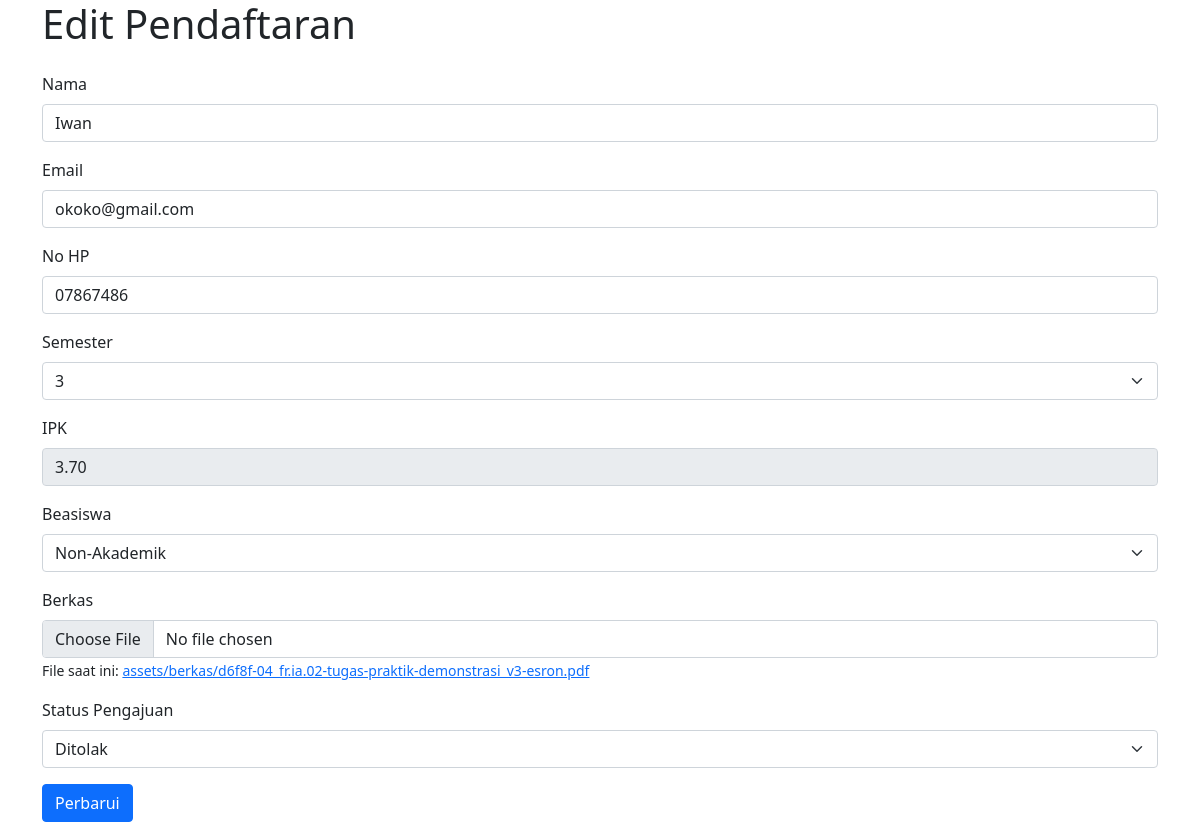
Page /admin/edit.php?id=30 on the committed database.
### tables this page shows
CREATE TABLE `pendaftaran` (
  `id` int(11) NOT NULL,
  `nama` varchar(100) NOT NULL,
  `email` varchar(100) NOT NULL,
  `no_hp` varchar(15) NOT NULL,
  `semester` int(11) NOT NULL,
  `ipk` decimal(3,2) NOT NULL,
  `beasiswa` varchar(50) DEFAULT NULL,
  `berkas` varchar(255) DEFAULT NULL,
  `status_ajuan` varchar(50) DEFAULT 'Belum Diverifikasi'
);

### admin/edit.php (the view, shortened to what this page needs)
<?php
include '../koneksi.php';
if (isset($_GET['id'])) {
    $id = intval($_GET['id']);
    $result = $conn->query("SELECT * FROM pendaftaran WHERE id=$id");
    $data = $result->fetch_assoc();
}
?>
<!DOCTYPE html>
<html lang="id">
<head>
    <link href="../assets/css/bootstrap.min.css" rel="stylesheet">
</head>
<body>
    <div class="container">
        <h1 class="mb-4">Edit Pendaftaran</h1>
        <form method="POST" enctype="multipart/form-data">
            <div class="mb-3">
                <label for="nama" class="form-label">Nama</label>
                <input type="text" class="form-control capitalize" id="nama" name="nama" value="<?php echo htmlspecialchars($data['nama']); ?>" required>
            </div>
            <div class="mb-3">
                <label for="email" class="form-label">Email</label>
                <input type="email" class="form-control " id="email" name="email" value="<?php echo htmlspecialchars($data['email']); ?>" required>
            </div>
            <div class="mb-3">
                <label for="no_hp" class="form-label">No HP</label>
                <input type="text" class="form-control capitalize" id="no_hp" name="no_hp" value="<?php echo htmlspecialchars($data['no_hp']); ?>" required>
            </div>
            <div class="mb-3">
                <label for="semester" class="form-label">Semester</label>
                <select class="form-select capitalize" id="semester" name="semester" required>
                    <?php for ($i = 1; $i <= 8; $i++): ?>
                        <option value="<?php echo $i; ?>" <?php echo ($data['semester'] == $i) ? 'selected' : ''; ?>><?php echo $i; ?></option>
                    <?php endfor; ?>
                </select>
            </div>
            <div class="mb-3">
                <label for="ipk" class="form-label">IPK</label>
                <input type="number" step="0.01" class="form-control capitalize" id="ipk" name="ipk" value="<?php echo htmlspecialchars($data['ipk']); ?>" required readonly>
            </div>
            <div class="mb-3">
                <label for="beasiswa" class="form-label">Beasiswa</label>
                <select class="form-select capitalize" id="beasiswa" name="beasiswa" required>
                    <option value="non-akademik" <?php echo ($data['beasiswa'] == 'non-akademik') ? 'selected' : ''; ?>>Non-Akademik</option>
                </select>
            </div>
            <div class="mb-3">
                <label for="berkas" class="form-label">Berkas</label>
                <input type="file" class="form-control" id="berkas" name="berkas">
                <?php if ($data['berkas']): ?>
                    <small>File saat ini: <a href="../assets/berkas/<?php echo htmlspecialchars($data['berkas']); ?>" target="_blank"><?php echo htmlspecialchars($data['berkas']); ?></a></small>
                <?php endif; ?>
            </div>
            <div class="mb-3">
                <label for="status_ajuan" class="form-label">Status Pengajuan</label>
                <select class="form-select capitalize" id="status_ajuan" name="status_ajuan" required>
                    <option value="ditolak" <?php echo ($data['status_ajuan'] == 'ditolak') ? 'selected' : ''; ?>>Ditolak</option>
                </select>
            </div>
            <button type="submit" class="btn btn-primary">Perbarui</button>
        </form>
    </div>
</body>
</html>

### admin/edit.php (style rules this page uses)
.capitalize { text-transform: capitalize; }

### rows in the picture
pendaftaran: nama "Iwan", email "okoko@gmail.com", no_hp "07867486", semester "3", ipk "3.70", berkas "assets/berkas/d6f8f-04_fr.ia.02-tugas-praktik-demonstrasi_v3-esron.pdf", status_ajuan "Ditolak"
